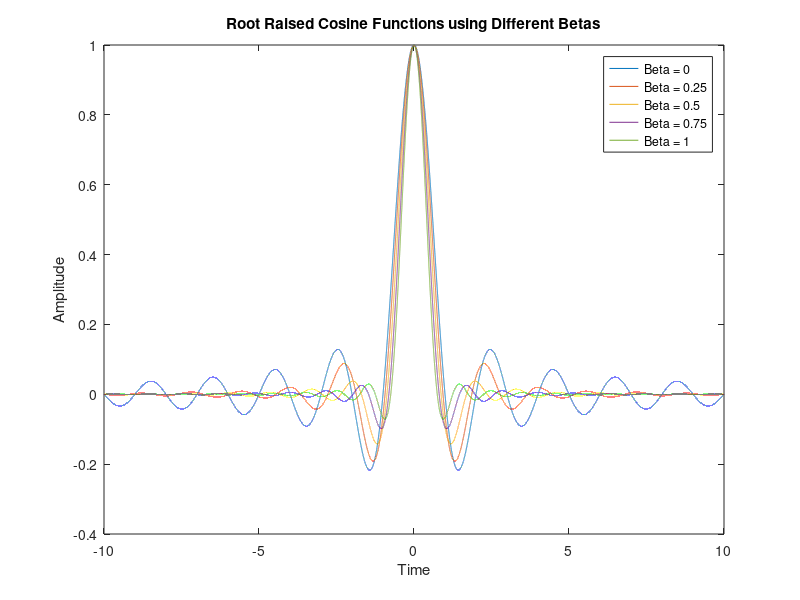
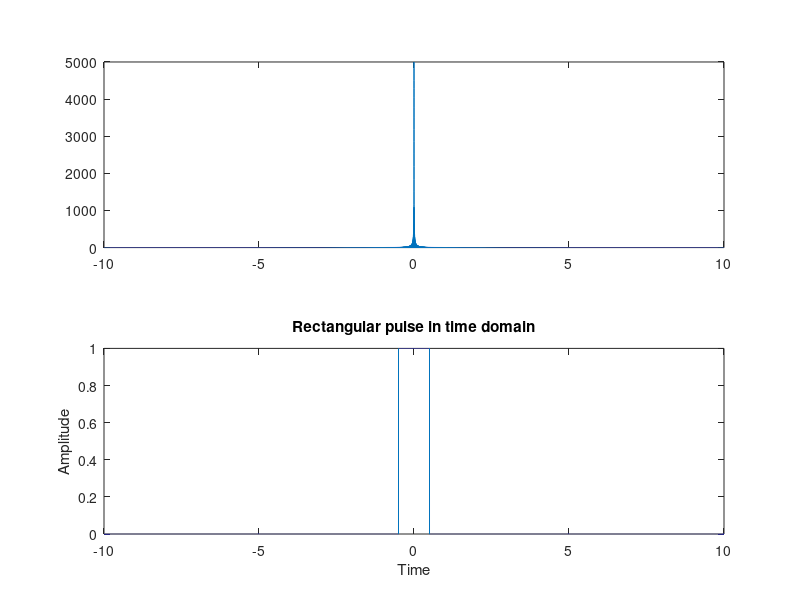

MATLAB code to generate these figures, in order:
%------------------------------------------------
% q1
%------------------------------------------------
%chooses Ts
Ts = 1;

%creates the time interval
t = linspace(-10,10,100000);

%creates the raise cosine function
beta = 0;

%I found the max value of each root_raised_cosine function and divided the
%function by the max value in order to normalize the function
root_raised_cosin = 1/Ts*((sin(pi*t*(1-beta)/Ts)+(4*beta*t)/Ts.*cos(((1+beta)*pi*t)/Ts))./(((pi*t)/Ts).*(1-((4*beta*t)/Ts).^2)));
A = max(root_raised_cosin);
root_raised_cosine = (1/Ts*((sin(pi*t*(1-beta)/Ts)+(4*beta*t)/Ts.*cos(((1+beta)*pi*t)/Ts))./(((pi*t)/Ts).*(1-((4*beta*t)/Ts).^2))))/A;



%plots the raised cosine function for each beta value

%normally I tried to plot all the graphs on a single plot using for
%loop(as shown between the lines 20 and 26), however even though I used hold on; comment it only displayed the
%graph with the latest beta value which is 1 therefore I plotted them one
%by one
%for beta = 0:0.25:1
    %plot(t,raised_cosine);
    %title('Raised Cosine Pulses with Different Betas');
    %xlabel('Time');
    %ylabel('Amplitude');
    %hold on;
%end
plot(t,root_raised_cosine);
hold on;

beta1 = 0.25;
root_raised_cosin1 = 1/Ts*((sin(pi*t*(1-beta1)/Ts)+(4*beta1*t)/Ts.*cos(((1+beta1)*pi*t)/Ts))./(((pi*t)/Ts).*(1-((4*beta1*t)/Ts).^2)));
A1 = max(root_raised_cosin1);
root_raised_cosine1 = (1/Ts*((sin(pi*t*(1-beta1)/Ts)+(4*beta1*t)/Ts.*cos(((1+beta1)*pi*t)/Ts))./(((pi*t)/Ts).*(1-((4*beta1*t)/Ts).^2))))/A1;
plot(t,root_raised_cosine1);
hold on;

beta2 = 0.5;
root_raised_cosin2 = 1/Ts*((sin(pi*t*(1-beta2)/Ts)+(4*beta2*t)/Ts.*cos(((1+beta2)*pi*t)/Ts))./(((pi*t)/Ts).*(1-((4*beta2*t)/Ts).^2)));
A2 = max(root_raised_cosin2);
root_raised_cosine2 = (1/Ts*((sin(pi*t*(1-beta2)/Ts)+(4*beta2*t)/Ts.*cos(((1+beta2)*pi*t)/Ts))./(((pi*t)/Ts).*(1-((4*beta2*t)/Ts).^2))))/A2;
plot(t,root_raised_cosine2);
hold on;

beta3 = 0.75;
root_raised_cosin3 = 1/Ts*((sin(pi*t*(1-beta3)/Ts)+(4*beta3*t)/Ts.*cos(((1+beta3)*pi*t)/Ts))./(((pi*t)/Ts).*(1-((4*beta3*t)/Ts).^2)));
A3 = max(root_raised_cosin3);
root_raised_cosine3 = (1/Ts*((sin(pi*t*(1-beta3)/Ts)+(4*beta3*t)/Ts.*cos(((1+beta3)*pi*t)/Ts))./(((pi*t)/Ts).*(1-((4*beta3*t)/Ts).^2))))/ A3;
plot(t,root_raised_cosine3);
hold on;

beta4 = 1;
root_raised_cosin4 = 1/Ts*((sin(pi*t*(1-beta4)/Ts)+(4*beta4*t)/Ts.*cos(((1+beta4)*pi*t)/Ts))./(((pi*t)/Ts).*(1-((4*beta4*t)/Ts).^2)));
A4 = max(root_raised_cosin4);
root_raised_cosine4 = (1/Ts*((sin(pi*t*(1-beta4)/Ts)+(4*beta4*t)/Ts.*cos(((1+beta4)*pi*t)/Ts))./(((pi*t)/Ts).*(1-((4*beta4*t)/Ts).^2))))/ A4;
plot(t,root_raised_cosine4);
hold on;

title('Root Raised Cosine Functions using Different Betas');
xlabel('Time');
ylabel('Amplitude');
legend('Beta = 0', 'Beta = 0.25', 'Beta = 0.5', 'Beta = 0.75', 'Beta = 1');

%------------------------------------------------
% q2
%------------------------------------------------

%first takes the fourier transform of each root raised cosine function and
%uses fftshift commend for better visualization and plots each function on
%a single plot
figure;
ft1=fft(root_raised_cosine);
shifted_ft1 = fftshift(ft1);
plot(abs(shifted_ft1));
hold on;

ft2=fft(root_raised_cosine1);
shifted_ft2 = fftshift(ft2);
plot(abs(shifted_ft2));
hold on;

ft3=fft(root_raised_cosine2);
shifted_ft3 = fftshift(ft3);
plot(abs(shifted_ft3));
 
hold on;
ft4=fft(root_raised_cosine3);
shifted_ft4 = fftshift(ft4);
plot(abs(shifted_ft4));
hold on;

ft5=fft(root_raised_cosine4);
shifted_ft5 = fftshift(ft5);
plot(abs(shifted_ft5));
hold on;
 
title('Fourier Transforms of the Root Raised Cosine Functions');
xlabel('Frequency');
ylabel('Magnitude');
legend('Beta = 0', 'Beta = 0.25', 'Beta = 0.5', 'Beta = 0.75', 'Beta = 1');

%------------------------------------------------
% q3
%------------------------------------------------

%creates the rectangular pulse using rectpuls() built-in function and takes
%the FT of it

rect_pulse = rectpuls(t);
ft_rect = fft(rect_pulse);
mag_rect = abs(ft_rect);
shifted_rect = fftshift(mag_rect);


%plots the time and frequency domain of the rectangular pulse
subplot(2,1,1);
plot(t,shifted_rect);
subplot(2,1,2);
title('Rectangular pulse in frequency domain');
xlabel('Frequency');
ylabel('Magnitude');
plot(t, rect_pulse);
title('Rectangular pulse in time domain');
xlabel('Time');
ylabel('Amplitude');


